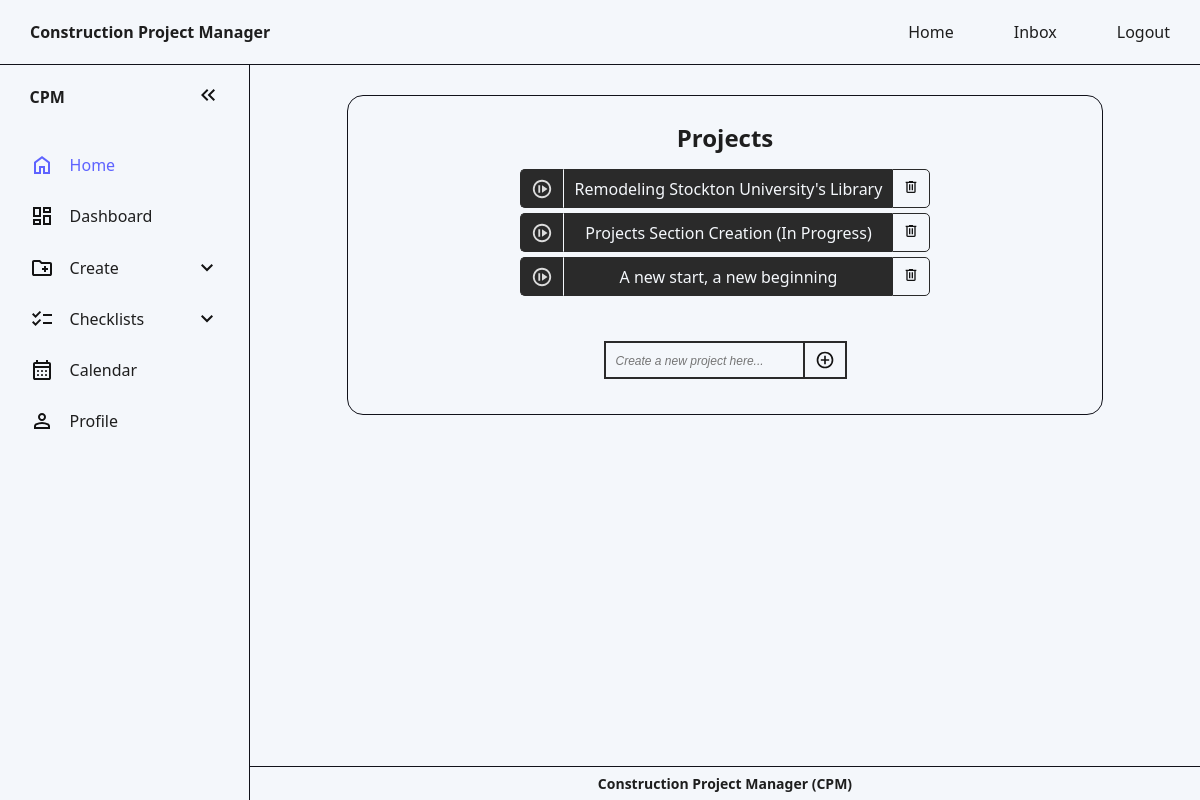
Screenshot of / (signed in) with the database file from the repository.
### website/models.py (models this page shows)
class Project(db.Model): # Database model: An object blueprint/layout that will be stored in the database
    id = db.Column(db.Integer, primary_key=True)
    project_name = db.Column(db.String(70))
    date = db.Column(db.DateTime(timezone=True), default=func.now()) # Gets current date and time
    progress = db.Column(Enum('Not Yet Started', 'On Hold', 'In Progress', 'Completed', 'Canceled', name='progress_status'), nullable=False, default='Not Yet Started') # Project's Progress: Not Yet Started (Grey) | On Hold (Orange) | In Progress (Yellow) | Completed (Green) | Canceled (Red)
    user_id = db.Column(db.Integer, db.ForeignKey('user.id')) # 1-to-many relationship
    subcontractors = db.relationship('Assignment', back_populates='project') #many to many relation

### website/views.py (the view, shortened to what this page needs)
@views.route('/', methods=['GET', 'POST']) # Main page of website
@login_required
def project():
    return render_template("home.html", user=current_user)

### website/templates/home.html (shortened to what this page needs)
<!DOCTYPE html>
<html lang="en">
  <head>
    <link rel="stylesheet" href="./../static/style.css" />
  </head>
  <body id="main-website-body">
    <nav>
      <ul>
        <li class="nav-title">Construction Project Manager</li>
        {% if user.is_authenticated %}
        <li class="hideOnMobile"><a href="/">Home</a></li>
        <li class="hideOnMobile"><a href="/inbox">Inbox</a></li>
        <li class="hideOnMobile"><a href="/logout">Logout</a></li>
        {% else %}
        <li class="hideOnMobile"><a href="/login">Sign In</a></li>
        <li class="hideOnMobile"><a href="/sign-up">Sign Up</a></li>
        {% endif %}
      </ul>
    </nav>
    <aside id="default-asidebar">
      <ul>
        <li>
          <span class="logo">CPM</span>
          <button onclick="toggleSidebar()" id="toggle-btn">
            <svg
              xmlns="http://www.w3.org/2000/svg"
              viewBox="0 -960 960 960"
              width="24px"
              height="24px"
            >
              <path
                d="M440-240 200-480l240-240 56 56-183 184 183 184-56 56Zm264 0L464-480l240-240 56 56-183 184 183 184-56 56Z"
              />
            </svg>
          </button>
        </li>
        <li class="active">
          <a href="/">
            <svg
              xmlns="http://www.w3.org/2000/svg"
              viewBox="0 -960 960 960"
              width="24px"
              height="24px"
            >
              <path
                d="M240-200h120v-240h240v240h120v-360L480-740 240-560v360Zm-80 80v-480l320-240 320 240v480H520v-240h-80v240H160Zm320-350Z"
              />
            </svg>
            <span>Home</span>
          </a>
        </li>
        <li>
          <a href="#"
            >
            <span>Dashboard</span>
          </a>
        </li>
        <li>
          <button onclick="toggleSubMenu(this)" class="dropdown-btn">
            <span>Create</span>
            <svg
              xmlns="http://www.w3.org/2000/svg"
              viewBox="0 -960 960 960"
              width="24px"
              height="24px"
            >
              <path d="M480-344 240-584l56-56 184 184 184-184 56 56-240 240Z" />
            </svg>
          </button>
        </li>
        <li>
          <button onclick="toggleSubMenu(this)" class="dropdown-btn">
            <svg
              xmlns="http://www.w3.org/2000/svg"
              viewBox="0 -960 960 960"
              width="24px"
              height="24px"
            >
              <path
                d="M222-200 80-342l56-56 85 85 170-170 56 57-225 226Zm0-320L80-662l56-56 85 85 170-170 56 57-225 226Zm298 240v-80h360v80H520Zm0-320v-80h360v80H520Z"
              />
            </svg>
            <span>Checklists</span>
            <svg
              xmlns="http://www.w3.org/2000/svg"
              viewBox="0 -960 960 960"
              width="24px"
              height="24px"
            >
              <path d="M480-344 240-584l56-56 184 184 184-184 56 56-240 240Z" />
            </svg>
          </button>
        </li>
        <li>
          <a href="calendar.html"
            >
            <span>Calendar</span></a
          >
        </li>
        <li>
          <a href="#"
            >
            <span>Profile</span></a
          >
        </li>
      </ul>
    </aside>
    <main>
      <section class="main-content-section" id="project-section">
        <h2 id="header-project-page">Projects</h2>
        <ul>
          {% for project in user.projects %}
          <li>
            <p id="project-status">
            </p>
            <a href="{{ url_for('views.view_project', project_id=project.id)}}">
              {{project.project_name}}</a
            >
            <button
              type="button"
              class="close"
              data-id="{{ project.id }}"
              data-name="{{ project.project_name }}"
              onClick="deleteProject(this)"
            >
              <span aria-hidden="true"
                ><svg
                  xmlns="http://www.w3.org/2000/svg"
                  height="24px"
                  viewBox="0 -960 960 960"
                  width="24px"
                >
                  <path
                    d="M280-120q-33 0-56.5-23.5T200-200v-520h-40v-80h200v-40h240v40h200v80h-40v520q0 33-23.5 56.5T680-120H280Zm400-600H280v520h400v-520ZM360-280h80v-360h-80v360Zm160 0h80v-360h-80v360ZM280-720v520-520Z"
                  />
                </svg>
              </span>
            </button>
          </li>
          {% endfor %}
        </ul>
        <form method="POST" id="project-form">
          <input
            name="project"
            id="project"
            maxlength="70"
            placeholder="Create a new project here..."
          />
          <button type="submit">
          </button>
        </form>
      </section>
    </main>
    <footer>Construction Project Manager (CPM)</footer>
  </body>
</html>

### rows the page displays
Project: progress "Not Yet Started" (drawn), project_name "Remodeling Stockton University's Library"
Project: progress "Not Yet Started" (drawn), project_name "Projects Section Creation (In Progress)"
Project: progress "Not Yet Started" (drawn), project_name "A new start, a new beginning"
